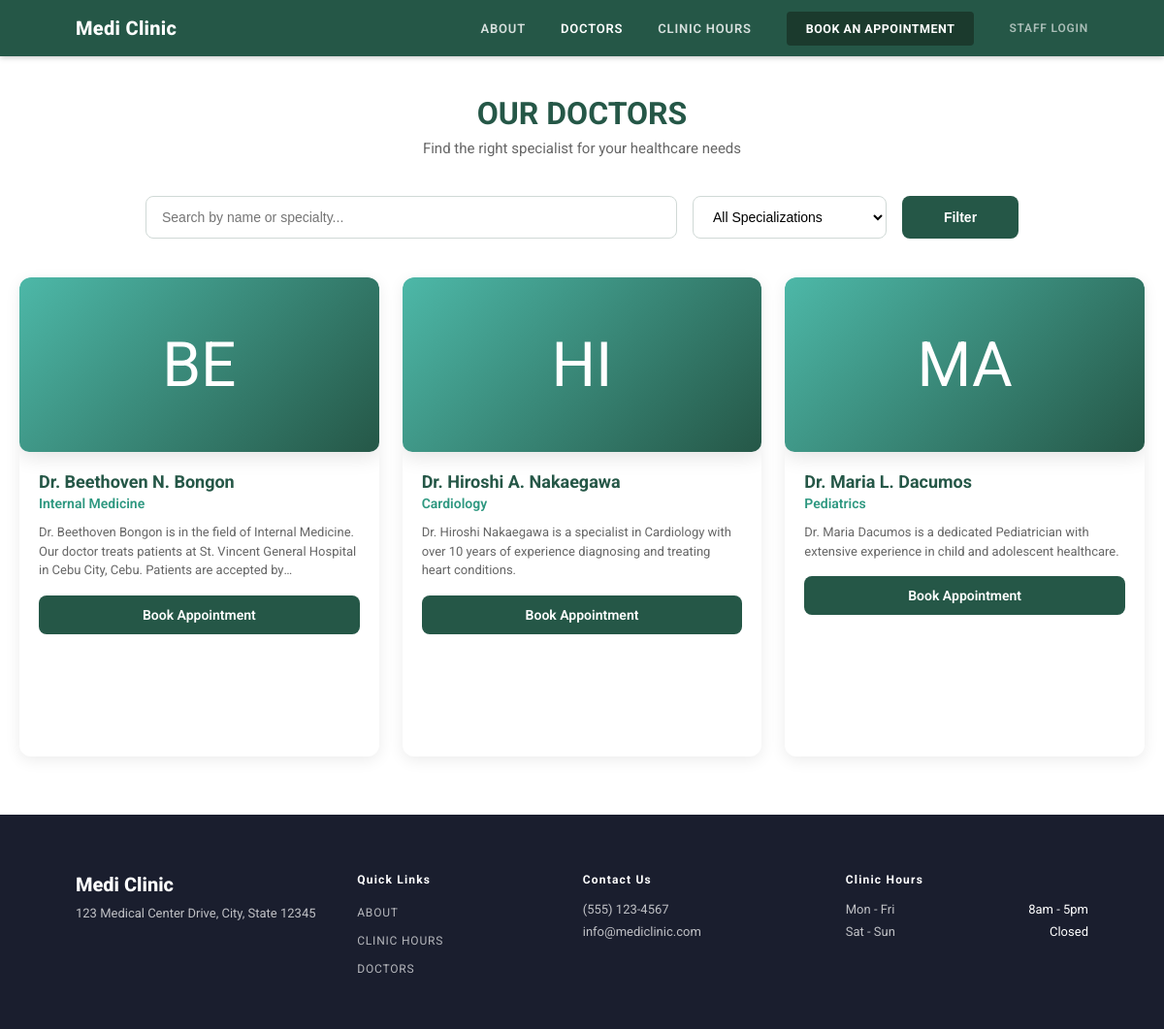
Page /Appointment_System_Clinic-main/doctors.php on the committed database.
### tables this page shows
CREATE TABLE `doctors` (
  `id` int(11) NOT NULL,
  `user_id` int(11) NOT NULL,
  `bio` text DEFAULT NULL,
  `photo` varchar(255) DEFAULT NULL
);

CREATE TABLE `users` (
  `id` int(11) NOT NULL,
  `username` varchar(50) NOT NULL,
  `password` varchar(255) NOT NULL,
  `email` varchar(100) NOT NULL,
  `full_name` varchar(100) NOT NULL,
  `role` enum('patient','doctor','clerk') NOT NULL,
  `phone` varchar(20) DEFAULT NULL,
  `specialization` varchar(100) DEFAULT NULL,
  `email_notifications` tinyint(1) DEFAULT 1,
  `created_at` timestamp NOT NULL DEFAULT current_timestamp(),
  `updated_at` timestamp NOT NULL DEFAULT current_timestamp() ON UPDATE current_timestamp()
);

CREATE TABLE `clinic_settings` (
  `id` int(11) NOT NULL,
  `setting_key` varchar(50) NOT NULL,
  `setting_value` text NOT NULL
);

### Appointment_System_Clinic-main/includes/db.php (called while the page is built, shortened)
<?php
function getDB() {
    static $pdo = null;
    if ($pdo === null) {
        try {
            $dsn = "mysql:host=" . DB_HOST . ";dbname=" . DB_NAME . ";charset=utf8mb4";
            $pdo = new PDO($dsn, DB_USER, DB_PASS, [
                PDO::ATTR_ERRMODE => PDO::ERRMODE_EXCEPTION,
                PDO::ATTR_DEFAULT_FETCH_MODE => PDO::FETCH_ASSOC,
                PDO::ATTR_EMULATE_PREPARES => false
            ]);
        } catch (PDOException $e) {
            error_log("Database connection error: " . $e->getMessage());
            die("Database connection failed. Please contact support.");
        }
    }
    return $pdo;
}
function dbQuery($sql, $params = []) {
    $pdo = getDB();
    $stmt = $pdo->prepare($sql);
    $stmt->execute($params);
    return $stmt;
}
function dbFetch($sql, $params = []) {
    $stmt = dbQuery($sql, $params);
    return $stmt->fetch();
}
function dbFetchAll($sql, $params = []) {
    $stmt = dbQuery($sql, $params);
    return $stmt->fetchAll();
}

### Appointment_System_Clinic-main/includes/functions.php (called while the page is built, shortened)
<?php
require_once __DIR__ . '/db.php';
function getSetting($key, $default = '') {
    $row = dbFetch("SELECT setting_value FROM clinic_settings WHERE setting_key = ?", [$key]);
    return $row ? $row['setting_value'] : $default;
}
function getDoctors($specialty = null) {
    return dbFetchAll("
        SELECT u.*, d.bio, d.photo
        FROM users u
        JOIN doctors d ON d.user_id = u.id
        WHERE u.role = 'doctor'
        ORDER BY u.full_name
    ");
}

### Appointment_System_Clinic-main/doctors.php (the view, shortened to what this page needs)
<?php
require_once __DIR__ . '/includes/db.php';
require_once __DIR__ . '/includes/functions.php';
$specialty = $_GET['specialty'] ?? null;
$search = $_GET['search'] ?? '';
$doctors = getDoctors($specialty);
?>
<!doctype html>
<html lang="en">
<head>
  <link rel="stylesheet" href="style.css">
</head>
<body>
<?php include __DIR__ . '/includes/header.php'; ?>
<main class="doctors-page">
  <div class="doctors-header">
    <h1>OUR DOCTORS</h1>
    <p>Find the right specialist for your healthcare needs</p>
  </div>
  <form class="doctor-filters" method="GET" action="doctors.php">
    <input type="text" name="search" placeholder="Search by name or specialty..."
           value="<?= htmlspecialchars($search) ?>">
    <select name="specialty">
      <option value="">All Specializations</option>
    </select>
    <button type="submit" class="btn-book-doctor" style="max-width: 120px;">Filter</button>
  </form>
  <div class="doctors-grid">
    <?php foreach ($doctors as $doctor): ?>
    <div class="doctor-card">
      <div class="doctor-photo">
        <?= strtoupper(substr($doctor['full_name'], 4, 2)) ?>
      </div>
      <div class="doctor-info">
        <div class="doctor-name"><?= htmlspecialchars($doctor['full_name']) ?></div>
        <div class="doctor-specialty"><?= htmlspecialchars($doctor['specialization']) ?></div>
        <div class="doctor-bio"><?= htmlspecialchars($doctor['bio'] ?? 'Experienced medical professional.') ?></div>
        <div class="doctor-actions">
          <a href="book.php?doctor=<?= $doctor['id'] ?>" class="btn-book-doctor">Book Appointment</a>
        </div>
      </div>
    </div>
    <?php endforeach; ?>
  </div>
</main>
<?php include __DIR__ . '/includes/footer.php'; ?>
</body>
</html>

### Appointment_System_Clinic-main/includes/footer.php
<?php
$clinicName = getSetting('clinic_name', 'Medi Clinic');
$clinicAddress = getSetting('clinic_address', '123 Medical Center Drive');
$clinicPhone = getSetting('clinic_phone', '(555) 123-4567');
$clinicEmail = getSetting('clinic_email', 'info@mediclinic.com');
?>
<footer class="site-footer">
  <div class="container footer-grid">
    <div class="footer-brand">
      <h3><?= htmlspecialchars($clinicName) ?></h3>
      <p><?= htmlspecialchars($clinicAddress) ?></p>
    </div>
    <div class="footer-col">
      <h4>Quick Links</h4>
      <ul>
        <li><a href="index.php#about">ABOUT</a></li>
        <li><a href="index.php#hours">CLINIC HOURS</a></li>
        <li><a href="doctors.php">DOCTORS</a></li>
      </ul>
    </div>
    <div class="footer-col">
      <h4>Contact Us</h4>
      <p><?= htmlspecialchars($clinicPhone) ?></p>
      <p><?= htmlspecialchars($clinicEmail) ?></p>
    </div>
    <div class="footer-col">
      <h4>Clinic Hours</h4>
      <div class="footer-hours">
        <div><span>Mon - Fri</span><span>8am - 5pm</span></div>
        <div><span>Sat - Sun</span><span>Closed</span></div>
      </div>
    </div>
  </div>
</footer>

### Appointment_System_Clinic-main/style.css (style rules this page uses)
*, *::before, *::after { box-sizing: border-box; margin: 0; padding: 0; }
:root { --nav-bg: #255747; --nav-btn: #1b3a2d; --teal-light: #4db8a8; --teal-mid: #2e9880; --navy: #1d3a5c; --form-bg: #c8e8df; --form-card-bg: #daf0e9; --footer-bg: #1a1e2e; --btn-dark: #1d3a4a; --progress-active: #2e9880; --progress-done: #3aad96; --progress-idle: #b8d8d2; --text: #222; --muted: #666; --border: #ccc; --white: #fff; }
html { scroll-behavior: smooth; }
body { font-family: 'Roboto', 'Segoe UI', Arial, sans-serif; color: var(--text); background: #fff; }
a { text-decoration: none; color: inherit; }
.container { max-width: 1100px; margin: 0 auto; padding: 0 28px; }
.doctors-grid { display: grid; grid-template-columns: repeat(3, 1fr); gap: 28px; }
.doctor-card { position: relative; border-radius: 10px; overflow: hidden; aspect-ratio: 3/4; box-shadow: 0 4px 18px rgba(0,0,0,.13); transition: transform .25s, box-shadow .25s; display: block; }
.doctor-photo { border-radius: 10px; overflow: hidden; box-shadow: 0 4px 22px rgba(0,0,0,.12); }
.site-footer { background: var(--footer-bg); color: rgba(255,255,255,.72); padding: 60px 0 44px; }
.footer-grid { display: grid; grid-template-columns: 1.3fr 1fr 1.2fr 1.3fr; gap: 40px; }
.footer-brand h3 { color: #fff; font-size: 20px; font-weight: 800; margin-bottom: 10px; }
.footer-brand p { font-size: 13px; }
.footer-col h4 { color: #fff; font-size: 12px; font-weight: 700; letter-spacing: 1.2px; margin-bottom: 16px; }
.footer-col ul { list-style: none; }
.footer-col ul li { margin-bottom: 10px; }
.footer-col ul li a { font-size: 12px; color: rgba(255,255,255,.68); letter-spacing: .8px; transition: color .2s; }
.footer-col p { font-size: 13px; margin-bottom: 8px; }
.footer-hours div { display: flex; justify-content: space-between; font-size: 13px; margin-bottom: 8px; gap: 16px; }
.footer-hours span:last-child { color: #fff; }

### Appointment_System_Clinic-main/doctors.php (style rules this page uses)
.doctors-page { padding: 40px 0 60px; }
.doctors-header { text-align: center; margin-bottom: 40px; }
.doctors-header h1 { color: var(--nav-bg); font-size: 32px; margin-bottom: 8px; }
.doctors-header p { color: #666; font-size: 15px; }
.doctor-filters { max-width: 900px; margin: 0 auto 40px; display: flex; gap: 16px; flex-wrap: wrap; justify-content: center; }
.doctor-filters select, .doctor-filters input { padding: 12px 16px; border: 1.5px solid #d0d9d6; border-radius: 8px; font-size: 14px; background: #fff; min-width: 200px; }
.doctor-filters input { flex: 1; min-width: 200px; }
.doctors-grid { display: grid; grid-template-columns: repeat(auto-fill, minmax(300px, 1fr)); gap: 24px; max-width: 1200px; margin: 0 auto; padding: 0 20px; }
.doctor-card { background: #fff; border-radius: 12px; overflow: hidden; box-shadow: 0 4px 16px rgba(0,0,0,.08); transition: transform .2s, box-shadow .2s; }
.doctor-photo { height: 180px; background: linear-gradient(135deg, var(--teal-light) 0%, var(--nav-bg) 100%); display: flex; align-items: center; justify-content: center; color: #fff; font-size: 64px; }
.doctor-info { padding: 20px; }
.doctor-name { font-size: 18px; font-weight: 700; color: var(--nav-bg); margin-bottom: 4px; }
.doctor-specialty { color: var(--teal-mid); font-size: 14px; font-weight: 600; margin-bottom: 12px; }
.doctor-bio { color: #666; font-size: 13px; line-height: 1.5; margin-bottom: 16px; display: -webkit-box; -webkit-line-clamp: 3; -webkit-box-orient: vertical; overflow: hidden; }
.doctor-actions { display: flex; gap: 12px; }
.btn-book-doctor { flex: 1; padding: 12px 16px; background: var(--nav-bg); color: #fff; border: none; border-radius: 8px; font-size: 14px; font-weight: 600; text-align: center; text-decoration: none; transition: background .2s; }

### rows in the picture
doctors: user.full_name "BE", user.full_name "Dr. Beethoven N. Bongon", user.specialization "Internal Medicine", bio "Dr. Beethoven Bongon is in the field of Internal Medicine. Our doctor treats patients at St. Vincent General Hospital in Cebu City, Cebu. Patients are accepted…"
doctors: user.full_name "HI", user.full_name "Dr. Hiroshi A. Nakaegawa", user.specialization "Cardiology", bio "Dr. Hiroshi Nakaegawa is a specialist in Cardiology with over 10 years of experience diagnosing and treating heart conditions."
doctors: user.full_name "MA", user.full_name "Dr. Maria L. Dacumos", user.specialization "Pediatrics", bio "Dr. Maria Dacumos is a dedicated Pediatrician with extensive experience in child and adolescent healthcare."
clinic_settings: setting_value "Medi Clinic"
clinic_settings: setting_value "123 Medical Center Drive, City, State 12345"
clinic_settings: setting_value "(555) 123-4567"
clinic_settings: setting_value "info@mediclinic.com"
